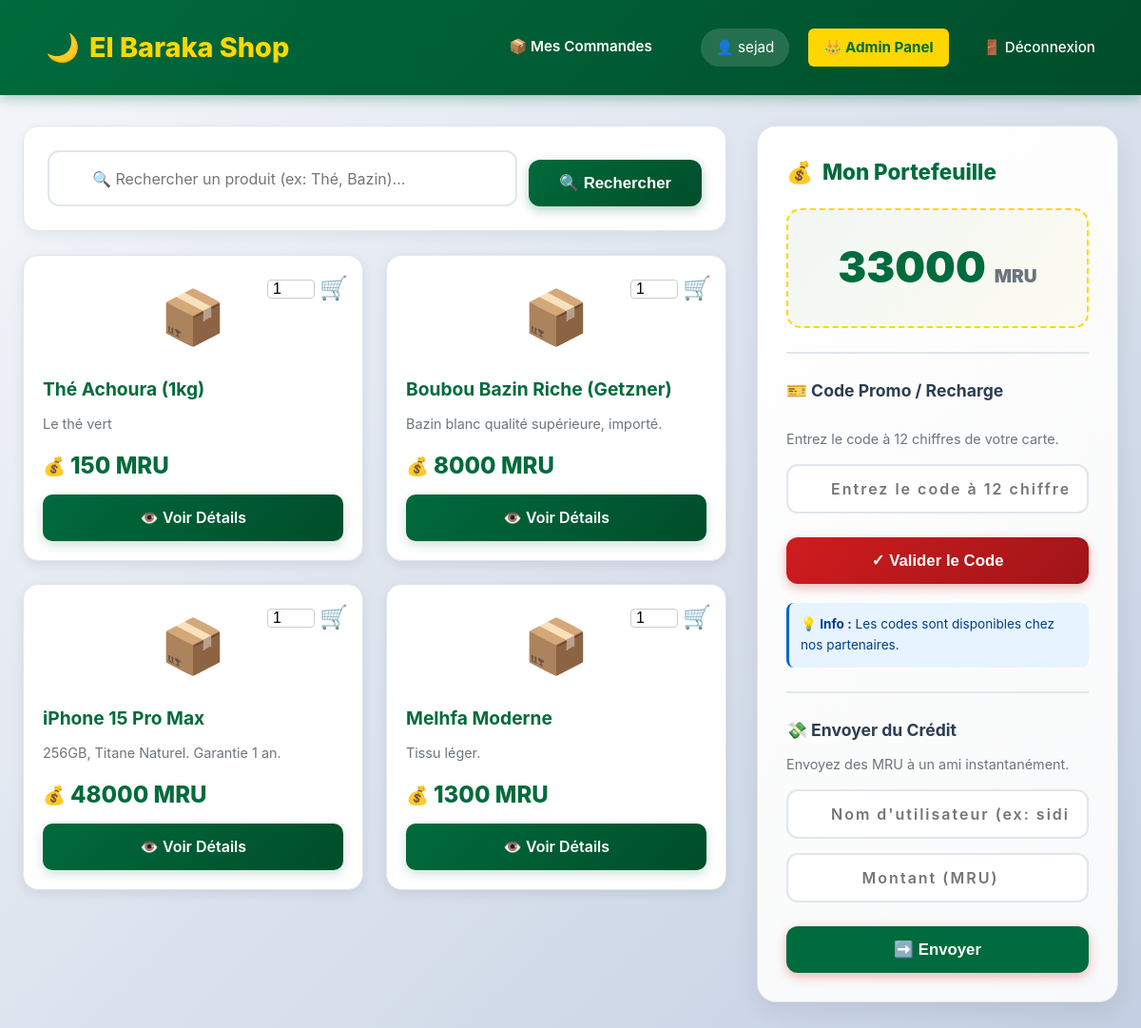
Page / (signed in) on the committed database.
### tables this page shows
CREATE TABLE utilisateurs (
            id INTEGER PRIMARY KEY AUTOINCREMENT,
            username TEXT NOT NULL UNIQUE,
            password TEXT NOT NULL,
            telephone TEXT,
            adresse TEXT,
            est_admin BOOLEAN DEFAULT 0,
            solde_mru DECIMAL(10, 2) DEFAULT 0.00
        );

CREATE TABLE produits (
            id INTEGER PRIMARY KEY AUTOINCREMENT,
            nom TEXT NOT NULL,
            description TEXT,
            prix DECIMAL(10, 2) NOT NULL,
            quantite INTEGER DEFAULT 10
        );

### app.py (the view)
@app.route('/')
def index():
    if 'user_id' not in session:
        return redirect('/login')
    conn = get_db_connection()
    user = conn.execute("SELECT solde_mru FROM utilisateurs WHERE id = ?", (session['user_id'],)).fetchone()
    if user:
        session['solde_mru'] = user['solde_mru']
    produits = conn.execute("SELECT * FROM produits LIMIT 10").fetchall()
    conn.close()
    return render_template('index.html', produits=produits, search_term='')

### app.py (called while the page is built)
def get_db_connection():
    conn = sqlite3.connect('elbaraka.db')
    conn.row_factory = sqlite3.Row
    return conn

### templates/index.html (shortened to what this page needs)
{% extends "base.html" %}
{% block content %}
<div class="main-layout">
    <div>
        <div style="background: white; padding: 25px; border-radius: 16px; margin-bottom: 25px; box-shadow: 0 4px 12px rgba(0,0,0,0.05); border: 1px solid #e0e6ed;">
            <form action="/recherche" method="GET" style="display: flex; gap: 12px; position: relative;">
                <input type="text" name="q" value="{{ search_term }}" placeholder="🔍 Rechercher un produit (ex: Thé, Bazin)..." style="flex: 1;">
                <button type="submit" class="btn-primary" style="width: auto; padding: 14px 32px;">🔍 Rechercher</button>
            </form>
        </div>
        <div class="products-grid">
            {% if produits %}
                {% for p in produits %}
                <div class="card" style="position: relative;">
                  <form action="/acheter/{{ p.id }}" method="POST" style="position: absolute; top: 15px; right: 15px; z-index: 10; display: flex; align-items: center; gap: 5px;">
                     {% if p.quantite > 0 %}
                         <input type="number" name="qty" value="1" style="width: 50px; font-size: 1rem; border: 1px solid #ccc; border-radius: 4px; padding-left: 5px;">
                         <a href="javascript:void(0);"
                            onclick="this.closest('form').submit();"
                            style="text-decoration: none; font-size: 1.5rem; cursor: pointer;"
                            title="Acheter">
                            🛒
                         </a>
                     {% else %}
                         <button disabled class="btn btn-secondary btn-sm" style="font-size: 0.7rem;">Rupture</button>
                     {% endif %}
                 </form>
                    <div>
                        <div style="font-size: 3.5rem; text-align: center; margin-bottom: 15px; filter: grayscale(0.2); transition: all 0.3s ease;">
                            📦
                        </div>
                        <h3>{{ p['nom'] }}</h3>
                        <p style="color: #6c757d; font-size: 0.9rem; line-height: 1.5;">
                            {{ p['description'] }}
                        </p>
                    </div>
                    <div>
                        <div class="price">{{ p['prix'] }} MRU</div>
                        <a href="/produit/{{ p['id'] }}" class="btn-buy" style="display: block; text-align: center; text-decoration: none; color: white;">
                            👁️ Voir Détails
                        </a>
                    </div>
                </div>
                {% endfor %}
            {% endif %}
        </div>
    </div>
    <aside>
        <div class="wallet-card">
            <h3 style="margin-top: 0; color: var(--primary); font-size: 1.4rem; font-weight: 800; display: flex; align-items: center; gap: 10px;">
                <span>💰</span>
                <span>Mon Portefeuille</span>
            </h3>
            <div style="font-size: 2.8rem; font-weight: 900; color: var(--primary); text-align: center; padding: 25px; background: linear-gradient(135deg, rgba(0, 107, 60, 0.05) 0%, rgba(255, 215, 0, 0.05) 100%); border-radius: 15px; margin-bottom: 20px; border: 2px dashed var(--gold);">
                {{ session.get('solde_mru', 0) }} <span style="font-size: 1.2rem; color: #6c757d;">MRU</span>
            </div>
            <hr style="border: 0; border-top: 2px solid #e0e6ed; margin: 25px 0;">
            <h4 style="color: var(--text); margin-bottom: 10px; font-size: 1.1rem; font-weight: 700;">
                🎫 Code Promo / Recharge
            </h4>
            <div id="promo-display" style="color: #006b3c; font-weight: bold; margin-bottom: 10px; min-height: 5px;"></div>
            <p style="font-size: 0.9rem; color: #6c757d; margin-bottom: 15px;">
                Entrez le code à 12 chiffres de votre carte.
            </p>
            <form action="/recharger" method="POST" style="display: flex; flex-direction: column; gap: 15px;">
                <input
                    type="text"
                    name="code_pin"
                    placeholder="Entrez le code à 12 chiffres"
                    maxlength="12"
                    pattern="\d{12}"
                    required
                >
                <button type="submit" class="btn-primary" style="background: linear-gradient(135deg, var(--secondary) 0%, #a01518 100%); box-shadow: 0 4px 12px rgba(208, 28, 31, 0.3);">
                    ✓ Valider le Code
                </button>
            </form>
            <div style="margin-top: 20px; padding: 12px; background: #e7f3ff; border-radius: 8px; border-left: 3px solid #0066cc;">
                <p style="margin: 0; font-size: 0.85rem; color: #004085;">
                    <strong>💡 Info :</strong> Les codes sont disponibles chez nos partenaires.
                </p>
            </div>
            <hr style="border: 0; border-top: 2px solid #e0e6ed; margin: 25px 0;">
            <h4 style="color: var(--text); margin-bottom: 10px; font-size: 1.1rem; font-weight: 700;">
                💸 Envoyer du Crédit
            </h4>
            <p style="font-size: 0.9rem; color: #6c757d; margin-bottom: 15px;">
                Envoyez des MRU à un ami instantanément.
            </p>
            <form action="/transfert" method="POST" style="display: flex; flex-direction: column; gap: 15px;">
                <input
                    type="text"
                    name="destinataire"
                    placeholder="Nom d'utilisateur (ex: sidi_med)"
                    required
                >
                <input
                    type="number"
                    name="montant"
                    placeholder="Montant (MRU)"
                    min="1"
                    required
                >
                <button type="submit" class="btn-primary" style="background: var(--primary);">
                    ➡️ Envoyer
                </button>
            </form>
        </div> </aside>
</div>
{% endblock %}

### templates/base.html (shortened to what this page needs)
<!DOCTYPE html>
<html lang="fr">
<head>
    <link rel="stylesheet" href="{{ url_for('static', filename='style.css') }}">
</head>
<body>
    <nav class="navbar">
        <a href="/" class="brand">
            <span>🌙</span>
            <span>El Baraka Shop</span>
        </a>
        <div class="user-info">
            {% if session.get('user_id') %}
                <a href="/mes-commandes" style="color: white; text-decoration: none; font-weight: 600; margin-right: 15px; border-bottom: 2px solid transparent; transition: all 0.3s;" onmouseover="this.style.borderBottom='2px solid var(--gold)'" onmouseout="this.style.borderBottom='2px solid transparent'">
                    📦 Mes Commandes
                </a>
                <span style="background: rgba(255, 255, 255, 0.15); padding: 8px 16px; border-radius: 20px; backdrop-filter: blur(10px);">
                    👤 {{ session.get('username') }}
                </span>
                {% if session.get('est_admin') %}
                    <a href="/admin/users" style="background: var(--gold); color: var(--primary); font-weight: 700;">
                        👑 Admin Panel
                    </a>
                {% endif %}
                <a href="/logout">🚪 Déconnexion</a>
            {% else %}
                <a href="/login">🔐 Connexion</a>
            {% endif %}
        </div>
    </nav>
    <div class="container">
        {% block content %}{% endblock %}
    </div>
</body>
</html>

### rows in the picture
utilisateurs: get "sejad", get "33000"
produits: nom "Thé Achoura (1kg)", description "Le thé vert", prix "150"
produits: nom "Boubou Bazin Riche (Getzner)", description "Bazin blanc qualité supérieure, importé.", prix "8000"
produits: nom "iPhone 15 Pro Max", description "256GB, Titane Naturel. Garantie 1 an.", prix "48000"
produits: nom "Melhfa Moderne", description "Tissu léger.", prix "1300"
